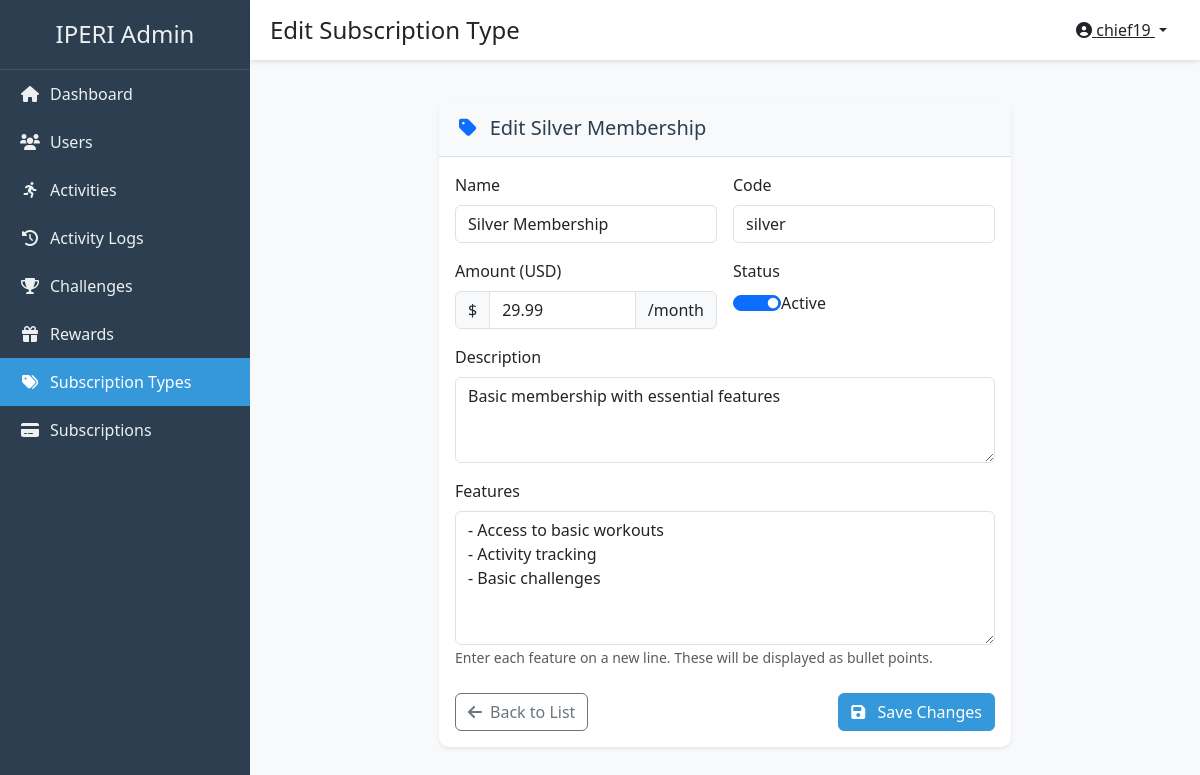
Screenshot of /admin-dashboard/subscription-types/1/update/ (signed in) with the database file from the repository.
### healthxpfront/models.py (models this page shows, shortened)
class SubscriptionType(models.Model):
    name = models.CharField(max_length=100)
    code = models.CharField(max_length=20, unique=True)
    description = models.TextField()
    amount = models.DecimalField(
        max_digits=10, decimal_places=2, help_text="Monthly subscription amount in USD")
    features = models.TextField(
        help_text="List of features included in this subscription type")
    is_active = models.BooleanField(default=True)
    created_at = models.DateTimeField(auto_now_add=True)
    updated_at = models.DateTimeField(auto_now=True)
    class Meta:
        ordering = ['amount']

### healthxpadmin/views.py (the view, shortened to what this page needs)
class SubscriptionTypeUpdateView(LoginRequiredMixin, UpdateView):
    model = SubscriptionType
    template_name = 'healthxpadmin/subscription_type_form.html'
    fields = ['name', 'code', 'description', 'amount', 'features', 'is_active']
    success_url = reverse_lazy('healthxpadmin:subscription_type_list')

### healthxpfront/context_processors.py (called while the page is built)
def cart_processor(request):
    context = {}
    if request.user.is_authenticated:
        try:
            cart = ShoppingCart.objects.get(user=request.user)
            context['user_cart'] = cart
            context['cart_item_count'] = cart.total_items
        except ShoppingCart.DoesNotExist:
            context['cart_item_count'] = 0
    return context

### healthxpadmin/templates/healthxpadmin/subscription_type_form.html (shortened to what this page needs)
{% extends 'healthxpadmin/base.html' %}
{% block page_title %}
    {% if form.instance.pk %}
        Edit Subscription Type
    {% else %}
        New Subscription Type
    {% endif %}
{% endblock %}
{% block content %}
<div class="row justify-content-center">
    <div class="col-lg-8">
        <div class="card shadow-sm">
            <div class="card-header bg-light py-3">
                <h5 class="card-title mb-0">
                    <i class="fas fa-tag text-primary me-2"></i>
                    {% if form.instance.pk %}
                        Edit {{ form.instance.name }}
                    {% else %}
                        Create New Type
                    {% endif %}
                </h5>
            </div>
            <div class="card-body">
                <form method="post" class="needs-validation" novalidate>
                    <div class="row g-3">
                        <div class="col-md-6">
                            <label for="{{ form.name.id_for_label }}" class="form-label">Name</label>
                            <input type="text"
                                   name="{{ form.name.name }}"
                                   id="{{ form.name.id_for_label }}"
                                   class="form-control {% if form.name.errors %}is-invalid{% endif %}"
                                   value="{{ form.name.value|default:'' }}"
                                   required>
                        </div>
                        <div class="col-md-6">
                            <label for="{{ form.code.id_for_label }}" class="form-label">Code</label>
                            <input type="text"
                                   name="{{ form.code.name }}"
                                   id="{{ form.code.id_for_label }}"
                                   class="form-control {% if form.code.errors %}is-invalid{% endif %}"
                                   value="{{ form.code.value|default:'' }}"
                                   required>
                        </div>
                        <div class="col-md-6">
                            <label for="{{ form.amount.id_for_label }}" class="form-label">Amount (USD)</label>
                            <div class="input-group">
                                <span class="input-group-text">$</span>
                                <input type="number"
                                       name="{{ form.amount.name }}"
                                       id="{{ form.amount.id_for_label }}"
                                       class="form-control {% if form.amount.errors %}is-invalid{% endif %}"
                                       value="{{ form.amount.value|default:'' }}"
                                       step="0.01"
                                       min="0"
                                       required>
                                <span class="input-group-text">/month</span>
                            </div>
                        </div>
                        <div class="col-md-6">
                            <label for="{{ form.is_active.id_for_label }}" class="form-label">Status</label>
                            <div class="form-check form-switch">
                                <input type="checkbox"
                                       name="{{ form.is_active.name }}"
                                       id="{{ form.is_active.id_for_label }}"
                                       class="form-check-input {% if form.is_active.errors %}is-invalid{% endif %}"
                                       {% if form.is_active.value %}checked{% endif %}>
                                <label class="form-check-label" for="{{ form.is_active.id_for_label }}">
                                    Active
                                </label>
                            </div>
                        </div>
                        <div class="col-12">
                            <label for="{{ form.description.id_for_label }}" class="form-label">Description</label>
                            <textarea name="{{ form.description.name }}"
                                      id="{{ form.description.id_for_label }}"
                                      class="form-control {% if form.description.errors %}is-invalid{% endif %}"
                                      rows="3"
                                      required>{{ form.description.value|default:'' }}</textarea>
                        </div>
                        <div class="col-12">
                            <label for="{{ form.features.id_for_label }}" class="form-label">Features</label>
                            <textarea name="{{ form.features.name }}"
                                      id="{{ form.features.id_for_label }}"
                                      class="form-control {% if form.features.errors %}is-invalid{% endif %}"
                                      rows="5"
                                      placeholder="Enter features, one per line"
                                      required>{{ form.features.value|default:'' }}</textarea>
                            <small class="form-text text-muted">
                                Enter each feature on a new line. These will be displayed as bullet points.
                            </small>
                        </div>
                    </div>
                    <div class="mt-4 d-flex justify-content-between">
                        <a href="{% url 'healthxpadmin:subscription_type_list' %}" class="btn btn-outline-secondary">
                            <i class="fas fa-arrow-left me-2"></i>Back to List
                        </a>
                        <button type="submit" class="btn btn-primary">
                            <i class="fas fa-save me-2"></i>
                            {% if form.instance.pk %}
                                Save Changes
                            {% else %}
                                Create Type
                            {% endif %}
                        </button>
                    </div>
                </form>
            </div>
        </div>
    </div>
</div>
{% endblock %}

### healthxpadmin/templates/healthxpadmin/base.html (shortened to what this page needs)
{% load static %}
<!DOCTYPE html>
<html lang="en">
<head>
    <link href="https://cdn.jsdelivr.net/npm/bootstrap@5.3.0/dist/css/bootstrap.min.css" rel="stylesheet">
    <link href="https://cdnjs.cloudflare.com/ajax/libs/font-awesome/6.0.0/css/all.min.css" rel="stylesheet">
    <link href="{% static 'healthxpadmin/css/style.css' %}" rel="stylesheet">
</head>
<body>
    <div class="wrapper">
        <nav class="sidebar">
            <div class="sidebar-header">
                <h3>IPERI Admin</h3>
            </div>
            <ul class="nav flex-column">
                <li class="nav-item">
                    <a class="nav-link {% if request.resolver_match.url_name == 'dashboard_home' %}active{% endif %}"
                       href="{% url 'healthxpadmin:dashboard_home' %}">
                        <i class="fas fa-home"></i> Dashboard
                    </a>
                </li>
                <li class="nav-item">
                    <a class="nav-link {% if 'user' in request.resolver_match.url_name %}active{% endif %}"
                       href="{% url 'healthxpadmin:user_list' %}">
                        <i class="fas fa-users"></i> Users
                    </a>
                </li>
                <li class="nav-item">
                    <a class="nav-link {% if 'activity_type' in request.resolver_match.url_name %}active{% endif %}"
                       href="{% url 'healthxpadmin:activity_type_list' %}">
                        <i class="fas fa-running"></i> Activities
                    </a>
                </li>
                <li class="nav-item">
                    <a class="nav-link {% if 'activity_log' in request.resolver_match.url_name %}active{% endif %}"
                       href="{% url 'healthxpadmin:activity_log_list' %}">
                        <i class="fas fa-history"></i> Activity Logs
                    </a>
                </li>
                <li class="nav-item">
                    <a class="nav-link {% if 'challenge' in request.resolver_match.url_name %}active{% endif %}"
                       href="{% url 'healthxpadmin:challenge_list' %}">
                        <i class="fas fa-trophy"></i> Challenges
                    </a>
                </li>
                <li class="nav-item">
                    <a class="nav-link {% if 'reward' in request.resolver_match.url_name %}active{% endif %}"
                       href="{% url 'healthxpadmin:reward_list' %}">
                        <i class="fas fa-gift"></i> Rewards
                    </a>
                </li>
                <li class="nav-item">
                    <a class="nav-link {% if 'subscription_type' in request.resolver_match.url_name %}active{% endif %}"
                       href="{% url 'healthxpadmin:subscription_type_list' %}">
                        <i class="fas fa-tags"></i> Subscription Types
                    </a>
                </li>
                <li class="nav-item">
                    <a class="nav-link {% if 'subscription' in request.resolver_match.url_name and 'type' not in request.resolver_match.url_name %}active{% endif %}"
                       href="{% url 'healthxpadmin:subscription_list' %}">
                        <i class="fas fa-credit-card"></i> Subscriptions
                    </a>
                </li>
            </ul>
        </nav>
        <div class="main-content">
            <div class="top-navbar">
                <div class="d-flex align-items-center">
                    <h4 class="mb-0">{% block page_title %}{% endblock %}</h4>
                </div>
                <div class="d-flex align-items-center">
                    <div class="dropdown">
                        <button class="btn btn-link text-dark dropdown-toggle" type="button" id="userDropdown" data-bs-toggle="dropdown">
                            <i class="fas fa-user-circle"></i> {{ request.user.username }}
                        </button>
                    </div>
                </div>
            </div>
            <div class="content-wrapper">
                {% block content %}{% endblock %}
            </div>
        </div>
    </div>
</body>
</html>

### healthxpadmin/static/healthxpadmin/css/style.css (style rules this page uses)
:root { --sidebar-width: 250px; --header-height: 60px; }
body { font-family: 'Segoe UI', Tahoma, Geneva, Verdana, sans-serif; background-color: #f8f9fa; }
.wrapper { display: flex; min-height: 100vh; }
.sidebar { width: var(--sidebar-width); background-color: #2c3e50; color: white; position: fixed; height: 100vh; overflow-y: auto; transition: all 0.3s; }
.sidebar-header { padding: 20px; text-align: center; border-bottom: 1px solid rgba(255, 255, 255, 0.1); }
.sidebar-header h3 { margin: 0; font-size: 1.5rem; color: #ecf0f1; }
.nav-link { color: #ecf0f1; padding: 12px 20px; display: flex; align-items: center; transition: all 0.3s; }
.nav-link i { margin-right: 10px; width: 20px; text-align: center; }
.nav-link.active { background-color: #3498db; color: white; }
.main-content { flex: 1; margin-left: var(--sidebar-width); padding: 20px; }
.top-navbar { height: var(--header-height); background-color: white; box-shadow: 0 2px 4px rgba(0, 0, 0, 0.1); display: flex; align-items: center; justify-content: space-between; padding: 0 20px; position: fixed; top: 0; right: 0; left: var(--sidebar-width); z-index: 1000; }
.content-wrapper { margin-top: var(--header-height); padding: 20px; }
.card { border: none; border-radius: 10px; box-shadow: 0 2px 4px rgba(0, 0, 0, 0.1); margin-bottom: 20px; }
.card-header { background-color: white; border-bottom: 1px solid rgba(0, 0, 0, 0.1); padding: 15px 20px; }
.card-title { margin: 0; font-size: 1.25rem; color: #2c3e50; }
.btn-primary { background-color: #3498db; border-color: #3498db; }

### healthxpadmin/templates/healthxpadmin/subscription_type_form.html (style rules this page uses)
.form-switch { padding-left: 2.5em; }
.form-switch .form-check-input { width: 3em; }
.input-group-text { background-color: var(--bs-light); }
textarea { resize: vertical; }

### rows the page displays
SubscriptionType: instance.name "Silver Membership", name "Silver Membership", code "silver", amount "29.99", description "Basic membership with essential features", features "- Access to basic workouts - Activity tracking - Basic challenges"

### other values shown
{{ request.user.username }} "chief19"
